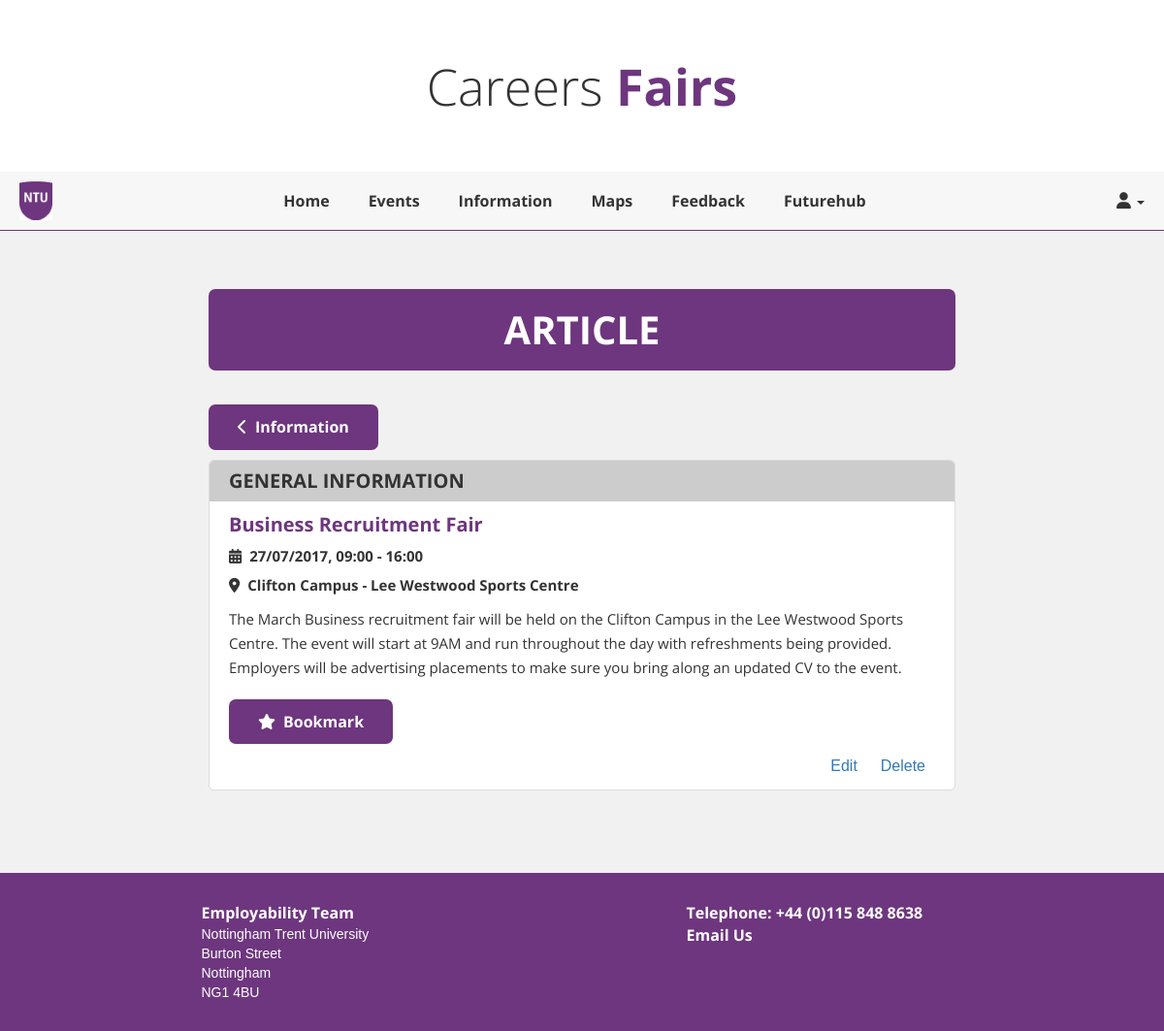
The page /article?id=4 (signed in) on the database its author committed.
### tables this page shows
CREATE TABLE `information` (
  `infoID` int(11) NOT NULL,
  `Type` varchar(100) NOT NULL,
  `Title` varchar(200) NOT NULL,
  `Date` varchar(20) NOT NULL,
  `Time` varchar(20) NOT NULL,
  `Location` varchar(200) NOT NULL,
  `Description` varchar(2000) NOT NULL
);

### includes/session.php (called while the page is built, shortened)
<?php
if (isset($_SESSION['userID']))
{
    $aLevel = $_SESSION['aLevel'];
}

### article.php (the view, shortened to what this page needs)
<?php
include 'includes/session.php';
$article = $_GET['id'];
include 'includes/nav.php';
?>
<div class="container-fluid">
    <div class="row article">
        <div class="col-md-8 col-md-offset-2">
            <h2>Article</h2>
            <div class="info-list">
                <a href="information" class="back-to" role="button"><i class="fa fa-chevron-left" aria-hidden="true"></i>Information</a>
            <?php
            try {
                $result = $db->prepare("SELECT * FROM information WHERE infoID = :infoID");
                $result->execute(array(':infoID' => $article));
                while ($row = $result->fetch()) {
                    echo <<<_END
                        <div class="info">
                            <div class="info-head">
                                <h3>$row[Type]</h3>
                            </div>
                            <div class="info-body">
                                <a class="title" role="button" href="article?id=$row[infoID]">$row[Title]</a>
                                <p class="date"><i class="fa fa-calendar" aria-hidden="true"></i>$row[Date], $row[Time]</p>
_END;
                              echo  "<p class='location'><i class='fa fa-map-marker' aria-hidden='true'></i>" . $row['Location'] . "</p><p>" . nl2br($row['Description']) . "</p>";
                    echo <<<_END
                                <a class="button" href="scripts/bookmark.php?article=$row[infoID]" role="button"><i class="fa fa-star" aria-hidden="true"></i>Bookmark</a>
_END;
                    if ($aLevel == 1) {
                        echo <<<_END
                            <div class="manage">
                                <button type="submit" class="editinfo" name="$row[infoID]">Edit</button>
                                <button type="submit" class="delinfo" name="$row[infoID]">Delete</button>
                            </div>
_END;
                    }
                    echo <<<_END
                    </div>
                 </div>
_END;
                }
            }
            catch(PDOException $e) {
                header("location: 404");
            }
            ?>
            </div>
        </div>
    </div>
</div>
<?php include 'includes/footer.php'; ?>

### css/styles.css (style rules this page uses)
.article .info-list { padding: 0 !important; }
.information, .article { overflow: hidden; padding: 60px 0; background: #f1f1f1; }
.information h2, .article h2 { font-family: "Open sans", sans-serif; font-size: 4rem; font-weight: bold; text-transform: uppercase; text-align: center; background: #6D367E; color: white; padding: 20px; margin: 0 0 25px 0; -webkit-border-radius: 7px; -moz-border-radius: 7px; border-radius: 7px; }
.information .info-list, .article .info-list { padding-top: 60px; }
.information .info-list .back-to, .article .info-list .back-to { display: inline-block; background: #6D367E; color: white; padding: 12px 30px; margin: 10px 0; -webkit-border-radius: 7px; -moz-border-radius: 7px; border-radius: 7px; font-family: "Open Sans", sans-serif; font-size: 1.6rem; font-weight: bold; }
.information .info-list .back-to .fa, .article .info-list .back-to .fa { padding-right: 8px; }
.information .info-list .info, .article .info-list .info { border: 1px solid #ddd; margin-bottom: 25px; -webkit-border-radius: 5px; -moz-border-radius: 5px; border-radius: 5px; }
.information .info-list .info .info-head, .article .info-list .info .info-head { background: #ccc; color: #333; padding: 10px 20px; -webkit-border-top-left-radius: 5px; border-top-left-radius: 5px; -webkit-border-top-right-radius: 5px; border-top-right-radius: 5px; }
.information .info-list .info .info-head h3, .article .info-list .info .info-head h3 { font-family: "Open sans", sans-serif; font-size: 2rem; text-transform: uppercase; font-weight: bold; margin: 0; padding: 0; }
.information .info-list .info .info-body, .article .info-list .info .info-body { overflow: hidden; background: white; padding: 10px 20px; -webkit-border-bottom-left-radius: 5px; border-bottom-left-radius: 5px; -webkit-border-bottom-right-radius: 5px; border-bottom-right-radius: 5px; }
.information .info-list .info .info-body a.title, .article .info-list .info .info-body a.title { display: block; color: #6D367E; font-family: "Open Sans", sans-serif; font-size: 2rem; font-weight: bold; }
.information .info-list .info .info-body .date, .article .info-list .info .info-body .date { margin: 0; padding: 5px 0; font-weight: bold; font-size: 1.5rem; }
.information .info-list .info .info-body .date .fa, .article .info-list .info .info-body .date .fa { padding-right: 8px; }
.information .info-list .info .info-body .location, .article .info-list .info .info-body .location { margin: 0 0 10px 0; font-weight: bold; }
.information .info-list .info .info-body .location .fa, .article .info-list .info .info-body .location .fa { padding-right: 8px; }
.information .info-list .info .info-body p, .article .info-list .info .info-body p { display: block; clear: both; font-family: "Open Sans", sans-serif; font-size: 1.5rem; line-height: 2.5rem; }
.information .info-list .info .info-body a.button, .article .info-list .info .info-body a.button { display: inline-block; background: #6D367E; color: white; padding: 12px 30px; margin: 10px 5px 10px 0; -webkit-border-radius: 7px; -moz-border-radius: 7px; border-radius: 7px; font-family: "Open Sans", sans-serif; font-size: 1.6rem; font-weight: bold; }
.information .info-list .info .info-body a.button .fa, .article .info-list .info .info-body a.button .fa { padding-right: 8px; }
.information .info-list .info .info-body .manage, .article .info-list .info .info-body .manage { text-align: right; }
.information .info-list .info .info-body .manage button, .article .info-list .info .info-body .manage button { display: inline-block; padding: 2px 10px; font-size: 1.6rem; background: none; border: none; color: #337ab7; }
html { background: url(../images/back.png) center center no-repeat; background-attachment: fixed; background-size: cover; }
body { background: transparent; font-family: Arial, sans-serif; }

### rows shown on the page
information: Type "GENERAL INFORMATION", Title "Business Recruitment Fair", Date "27/07/2017", Time "09:00 - 16:00", Location "Clifton Campus - Lee Westwood Sports Centre", Description "The March Business recruitment fair will be held on the Clifton Campus in the Lee Westwood Sports Centre. The event will start at 9AM and run throughout the day with refreshments being provided. Employers will be advertising placements to make sure you bring along an updated CV to the event."
